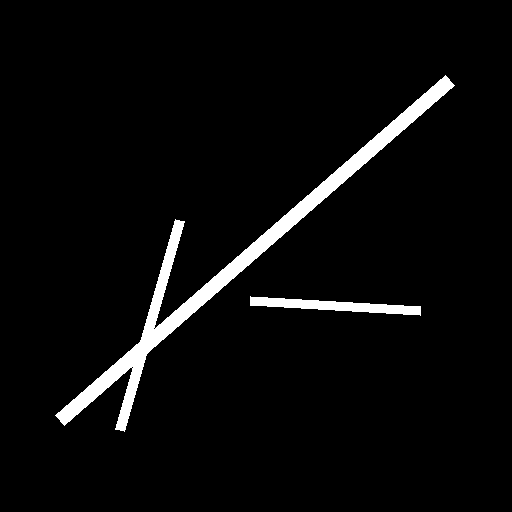
#> input picture sample_route.png, 512 x 512 px
$ python visualize_component_filter.py --input-mask ../sample_route.png
#> lines starting #> are read from the running program, lines starting #| are printed output that depends on the picture; after the words box and inside, x2 and y2 are one past the last pixel; in counts of white or black regions, pixels touching at a corner belong together
### src/marathon_route_extraction/component_filter.py
from __future__ import annotations

from collections import deque

import numpy as np

NEIGHBOR_OFFSETS_8 = (
    (-1, -1),
    (-1, 0),
    (-1, 1),
    (0, -1),
    (0, 1),
    (1, -1),
    (1, 0),
    (1, 1),
)


def connected_components(binary: np.ndarray) -> list[list[tuple[int, int]]]:
    """8-connected components for a boolean mask."""
    height, width = binary.shape
    visited = np.zeros_like(binary, dtype=bool)
    components: list[list[tuple[int, int]]] = []

    ys, xs = np.nonzero(binary)
    for start_y, start_x in zip(ys.tolist(), xs.tolist()):
        if visited[start_y, start_x]:
            continue

        stack: deque[tuple[int, int]] = deque([(start_y, start_x)])
        visited[start_y, start_x] = True
        component: list[tuple[int, int]] = []

        while stack:
            y, x = stack.pop()
            component.append((y, x))

            for dy, dx in NEIGHBOR_OFFSETS_8:
                ny, nx = y + dy, x + dx
                if 0 <= ny < height and 0 <= nx < width and binary[ny, nx] and not visited[ny, nx]:
                    visited[ny, nx] = True
                    stack.append((ny, nx))

        components.append(component)

    return components


def remove_small_components(binary: np.ndarray, min_area: int) -> np.ndarray:
    """Keep only components whose area is at least min_area."""
    if min_area <= 0:
        return binary.copy()

    cleaned = np.zeros_like(binary, dtype=bool)
    for component in connected_components(binary):
        if len(component) >= min_area:
            ys, xs = zip(*component)
            cleaned[np.array(ys), np.array(xs)] = True

    return cleaned

### scripts/visualize_component_filter.py
"""
Visualize connected-component filtering on a binary mask.

Usage:
    python scripts/visualize_component_filter.py \
        --input-mask sample_route.png \
        --output-dir outputs/component_filter_visualization \
        --min-component-area 130
"""

from __future__ import annotations

import argparse
import json
import math
from pathlib import Path

import numpy as np
from PIL import Image, ImageDraw, ImageFont

from src.marathon_route_extraction.component_filter import connected_components, remove_small_components


def build_arg_parser() -> argparse.ArgumentParser:
    parser = argparse.ArgumentParser(description="Visualize remove_small_components process")
    parser.add_argument("--input-mask", type=str, required=True, help="Path to input mask image")
    parser.add_argument(
        "--output-dir",
        type=str,
        default="outputs/component_filter_visualization",
        help="Output directory",
    )
    parser.add_argument(
        "--min-component-area",
        type=int,
        default=130,
        help="Minimum area to keep components",
    )
    return parser


def load_binary_mask(mask_path: Path) -> np.ndarray:
    image = Image.open(mask_path).convert("L")
#> image: PIL image 512x512 L; 4.1% white; 2 white regions, box (x1, y1, x2, y2) and area: (55, 75, 455, 432) 9259, (250, 296, 421, 316) 1550
    arr = np.asarray(image, dtype=np.uint8)
    return arr > 0


def bool_to_rgb(mask: np.ndarray) -> Image.Image:
    gray = mask.astype(np.uint8) * 255
    rgb = np.stack([gray, gray, gray], axis=-1)
    return Image.fromarray(rgb)


def component_label_preview(components: list[list[tuple[int, int]]], height: int, width: int) -> Image.Image:
    canvas = np.zeros((height, width, 3), dtype=np.uint8)
    sorted_components = sorted(components, key=len, reverse=True)
    palette = [
        (255, 90, 90),
        (90, 200, 255),
        (100, 230, 130),
        (255, 190, 70),
        (200, 120, 255),
        (255, 120, 190),
        (120, 255, 210),
        (210, 220, 120),
    ]

    for idx, component in enumerate(sorted_components[:60]):
        color = palette[idx % len(palette)]
        ys, xs = zip(*component)
        canvas[np.array(ys), np.array(xs)] = np.array(color, dtype=np.uint8)

    for component in sorted_components[60:]:
        ys, xs = zip(*component)
        canvas[np.array(ys), np.array(xs)] = np.array((150, 150, 150), dtype=np.uint8)

    return Image.fromarray(canvas)


def removed_overlay(original: np.ndarray, cleaned: np.ndarray) -> Image.Image:
    base = np.stack([original.astype(np.uint8) * 255] * 3, axis=-1)
    removed = original & (~cleaned)
    base[removed] = np.array([255, 40, 40], dtype=np.uint8)
    return Image.fromarray(base)


def with_title(image: Image.Image, title: str) -> Image.Image:
    top = 30
    canvas = Image.new("RGB", (image.width, image.height + top), (255, 255, 255))
    canvas.paste(image, (0, top))
    draw = ImageDraw.Draw(canvas)
    draw.text((8, 8), title, fill=(0, 0, 0), font=ImageFont.load_default())
    return canvas


def contact_sheet(images: list[Image.Image], cols: int = 2) -> Image.Image:
    if not images:
        raise ValueError("No images to compose")

    max_w = max(img.width for img in images)
    max_h = max(img.height for img in images)
    rows = int(math.ceil(len(images) / cols))
    sheet = Image.new("RGB", (cols * max_w, rows * max_h), (245, 245, 245))

    for i, img in enumerate(images):
        r = i // cols
        c = i % cols
        sheet.paste(img, (c * max_w, r * max_h))

    return sheet


def main() -> None:
    args = build_arg_parser().parse_args()

    input_mask_path = Path(args.input_mask)
    if not input_mask_path.exists():
        raise FileNotFoundError(f"Input mask not found: {input_mask_path}")

    output_dir = Path(args.output_dir)
    output_dir.mkdir(parents=True, exist_ok=True)

    binary = load_binary_mask(input_mask_path)
    components = connected_components(binary)
#> in connected_components, `ys, xs = np.nonzero(binary)`: ys = 10809 values from 75 to 431; xs = 10809 values, max 454 at index 121, min 55 at index 10522, mean 247.2
#> the loop in connected_components, `for start_y, start_x in zip(ys.tolist(), xs.tolist()):` made 10809 passes
#> (start_y, start_x) on passes 1 to 3: (75, 445), (76, 444), (76, 445)
#> after the loop in connected_components, `for start_y, start_x in zip(ys.tolist(), xs.tolist()):`: components = 2 items
#> components = 2 items
    cleaned = remove_small_components(binary, min_area=args.min_component_area)
#> the loop in remove_small_components, `for component in connected_components(binary):` made 2 passes

    removed = binary & (~cleaned)
#> removed: shape (512, 512) bool; every value is 0
    kept_components = sum(1 for c in components if len(c) >= args.min_component_area)
#> kept_components = 2
    removed_components = len(components) - kept_components
#> removed_components = 0

    panel_original = with_title(bool_to_rgb(binary), f"Original Binary | pixels={int(np.sum(binary))}")
#> in bool_to_rgb, rgb is the input picture: shape (512, 512, 3); 4.1% white; 2 white regions, box (x1, y1, x2, y2) and area: (55, 75, 455, 432) 9259, (250, 296, 421, 316) 1550
#> in with_title, `top = 30`: top = 30
#> in with_title, `canvas = Image.new("RGB", (image.width, image.height + top), (255, 255..`: canvas: PIL image 512x542 RGB; every value is 255
#> in with_title, `canvas.paste(image, (0, top))`:
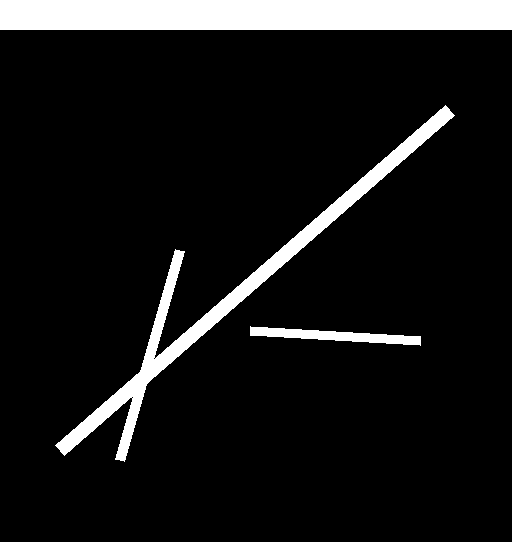
#> canvas: PIL image 512x542 RGB; 9.4% white; 3 white regions, box (x1, y1, x2, y2) and area: (0, 0, 512, 30) 15360, (55, 105, 455, 462) 9259, (250, 326, 421, 346) 1550
    panel_labels = with_title(
        component_label_preview(components, binary.shape[0], binary.shape[1]),
        f"Connected Components | total={len(components)}",
    )
#> in component_label_preview, `sorted_components = sorted(components, key=len, reverse=True)`: sorted_components = 2 items
#> the loop in component_label_preview, `for idx, component in enumerate(sorted_components[:60]):` made 2 passes
#> color on passes 1 to 2: (255, 90, 90), (90, 200, 255)
#> after the loop in component_label_preview, `for idx, component in enumerate(sorted_components[:60]):`:
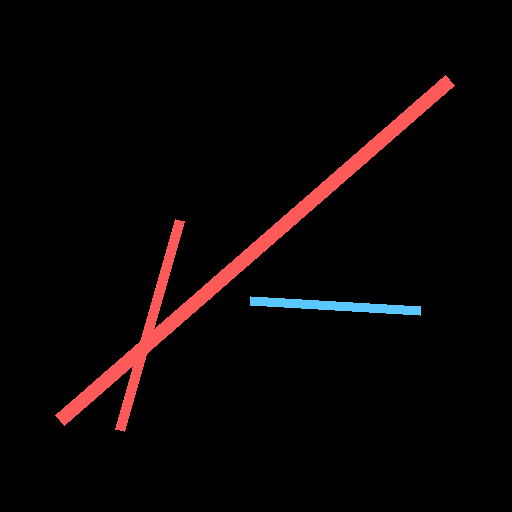
#> canvas: shape (512, 512, 3); mean of channels 0, 1, 2 9.5, 4.4, 4.7; drawn as R, G, B
#> call 2 of with_title, with title = 'Connected Components | total=2'
#> in with_title (call 2), `canvas.paste(image, (0, top))`:
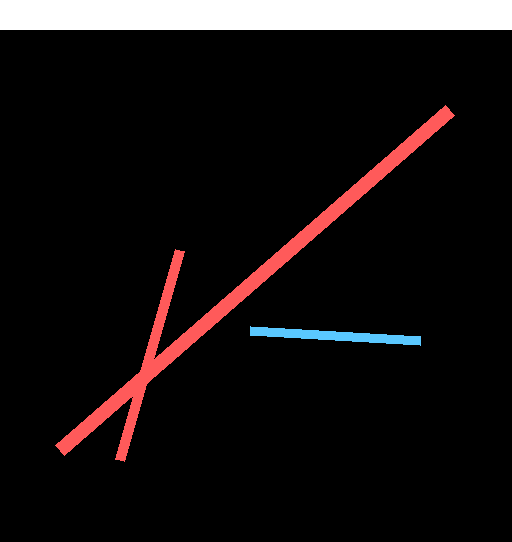
#> canvas: PIL image 512x542 RGB; mean R, G, B 23.1, 18.2, 18.5
    panel_cleaned = with_title(
        bool_to_rgb(cleaned),
        f"After remove_small_components | pixels={int(np.sum(cleaned))}",
    )
    panel_removed = with_title(
        removed_overlay(binary, cleaned),
        f"Removed Pixels(RED) | pixels={int(np.sum(removed))}",
    )

    sheet = contact_sheet([panel_original, panel_labels, panel_cleaned, panel_removed], cols=2)
#> in contact_sheet, `sheet = Image.new("RGB", (cols * max_w, rows * max_h), (245, 245, 245))`: sheet: PIL image 1024x1084 RGB; every value is 245
#> after the loop in contact_sheet, `for i, img in enumerate(images):`:
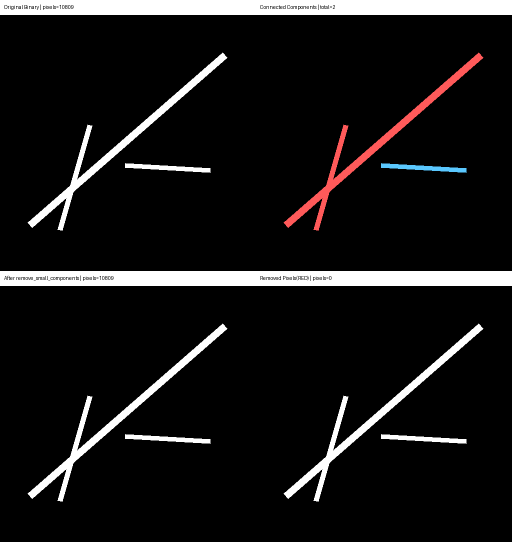
#> sheet: PIL image 1024x1084 RGB (shown at 1/2 size); mean R, G, B 23.5, 22.3, 22.3

    stem = input_mask_path.stem
    sheet_path = output_dir / f"{stem}_component_filter_sheet.png"
    binary_path = output_dir / f"{stem}_binary.png"
    cleaned_path = output_dir / f"{stem}_cleaned_min_area_{args.min_component_area}.png"
    removed_path = output_dir / f"{stem}_removed_overlay.png"
    stats_path = output_dir / f"{stem}_component_filter_stats.json"

    sheet.save(sheet_path)
    bool_to_rgb(binary).save(binary_path)
    bool_to_rgb(cleaned).save(cleaned_path)
    removed_overlay(binary, cleaned).save(removed_path)

    stats = {
        "input_mask": str(input_mask_path),
        "min_component_area": int(args.min_component_area),
        "total_components": int(len(components)),
        "kept_components": int(kept_components),
        "removed_components": int(removed_components),
        "original_foreground_pixels": int(np.sum(binary)),
        "cleaned_foreground_pixels": int(np.sum(cleaned)),
        "removed_pixels": int(np.sum(removed)),
        "outputs": {
            "sheet": str(sheet_path),
            "binary": str(binary_path),
            "cleaned": str(cleaned_path),
            "removed_overlay": str(removed_path),
        },
    }
    with open(stats_path, "w", encoding="utf-8") as f:
        json.dump(stats, f, ensure_ascii=False, indent=2)

    print(f"Visualization sheet saved to: {sheet_path}")
    print(f"Stats JSON saved to: {stats_path}")


if __name__ == "__main__":
    main()
